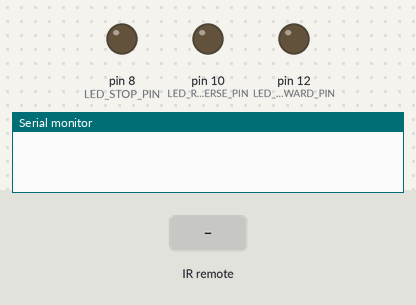
Bench run of a sketch on a simulated Arduino Uno, built with avr-gcc and run on an emulated ATmega328P. On the bench: output pins drawn as LEDs (lit = HIGH), the last lines printed to the serial monitor. The test bench sets the inputs (shaded band).

Above: at 1.2 s.
1.3 s: infrared code 0xFCABFFBE received
At 2.4 s:
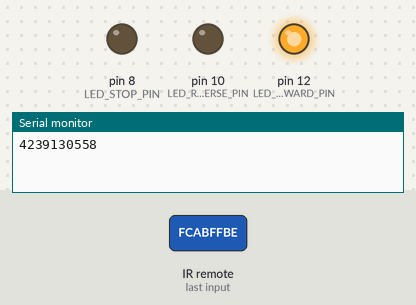
2.8 s: infrared code 0xFEAC02E4 received
At 3.6 s:
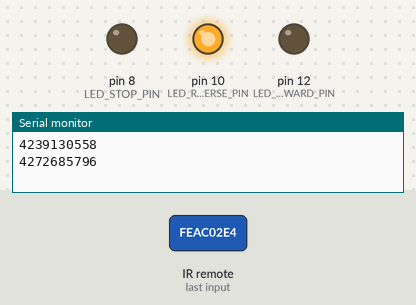
4.3 s: infrared code 0x25AE7EE0 received
At 4.7 s:
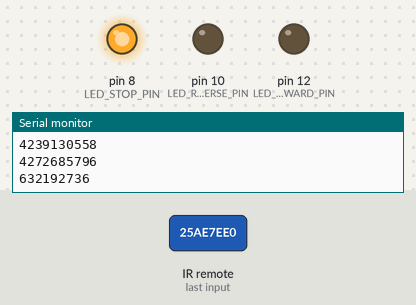
5.8 s: infrared code 0x22AE7A29 received
At 7.0 s:
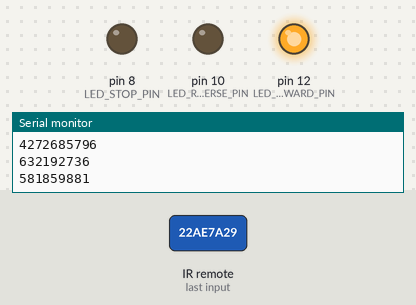
7.3 s: infrared code 0x24AE7D4F received
At 8.2 s:
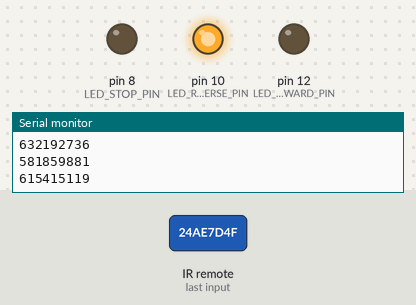
Timing chart, 0 to 9.8 s (numbered marks = the images above; inputs shaded):
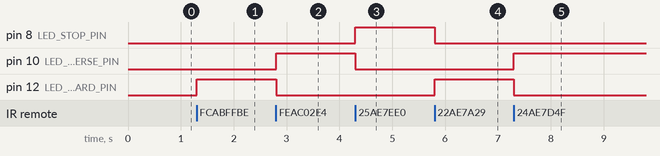

Measured:
- after the input at 1.3 s, pin 12 (LED_FORWARD_PIN): LOW → HIGH at once
- after the input at 2.8 s, pin 10 (LED_REVERSE_PIN): LOW → HIGH at once; pin 12 (LED_FORWARD_PIN): HIGH → LOW at once
- after the input at 4.3 s, pin 8 (LED_STOP_PIN): LOW → HIGH at once; pin 10 (LED_REVERSE_PIN): HIGH → LOW at once
- after the input at 5.8 s, pin 8 (LED_STOP_PIN): HIGH → LOW at once; pin 12 (LED_FORWARD_PIN): LOW → HIGH at once
- after the input at 7.3 s, pin 10 (LED_REVERSE_PIN): LOW → HIGH at once; pin 12 (LED_FORWARD_PIN): HIGH → LOW at once

The sketch:

IR_Recieving_code__Arduino_.ino
```cpp
#include <IRremote.h>

/*
 * IRremote: IRrecvDemo - demonstrates receiving IR codes with IRrecv
 * An IR detector/demodulator must be connected to the input RECV_PIN.
 * Version 0.1 July, 2009
 * Copyright 2009 Ken Shirriff
 * http://arcfn.com
 */

#include <IRremote.h>

#define RECV_PIN 13
#define LED_FORWARD_PIN 12
#define LED_REVERSE_PIN 10
#define LED_STOP_PIN 8
IRrecv irrecv(RECV_PIN);

decode_results results;

void setup()
{
  pinMode(LED_FORWARD_PIN, OUTPUT);
  pinMode(LED_REVERSE_PIN, OUTPUT);
  pinMode(LED_STOP_PIN, OUTPUT);
  //Start the receiver
  irrecv.enableIRIn();
  Serial.begin(9600);
}

void loop() {

  if (irrecv.decode(&results)) {

    digitalWrite(LED_FORWARD_PIN, LOW);
    digitalWrite(LED_REVERSE_PIN, LOW);
    digitalWrite(LED_STOP_PIN, LOW);

    Serial.println(results.value, DEC);
    irrecv.resume(); // Receive the next value

    if (results.value==4239130558 | results.value==581859881){
      digitalWrite(LED_FORWARD_PIN, HIGH);
    }
    if (results.value==4272685796 | results.value==615415119){
      digitalWrite(LED_REVERSE_PIN, HIGH);
    }
    if (results.value==632192736 | results.value==4255908179){
      digitalWrite(LED_STOP_PIN, HIGH);
    }

  }

}
```
